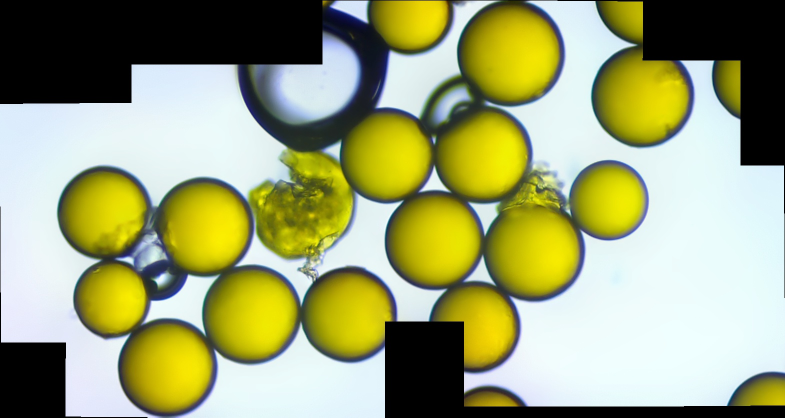
#> input picture test/resources/sampleMaps/map_10x.jpg, 1570 x 835 px, given in place of resultA.jpg, which was not available (shown at 1/2 size)
$ python mosaic.py
#> lines starting #> are read from the running program, lines starting #| are printed output that depends on the picture; pictures that were not available may be replaced by others from this repository, and a replacement may not be noted
### lib/counting.py
'''
MIT License

Copyright (c) 2018 LiamZ96

Permission is hereby granted, free of charge, to any person obtaining a copy
of this software and associated documentation files (the "Software"), to deal
in the Software without restriction, including without limitation the rights
to use, copy, modify, merge, publish, distribute, sublicense, and/or sell
copies of the Software, and to permit persons to whom the Software is
furnished to do so, subject to the following conditions:

The above copyright notice and this permission notice shall be included in all
copies or substantial portions of the Software.

THE SOFTWARE IS PROVIDED "AS IS", WITHOUT WARRANTY OF ANY KIND, EXPRESS OR
IMPLIED, INCLUDING BUT NOT LIMITED TO THE WARRANTIES OF MERCHANTABILITY,
FITNESS FOR A PARTICULAR PURPOSE AND NONINFRINGEMENT. IN NO EVENT SHALL THE
AUTHORS OR COPYRIGHT HOLDERS BE LIABLE FOR ANY CLAIM, DAMAGES OR OTHER
LIABILITY, WHETHER IN AN ACTION OF CONTRACT, TORT OR OTHERWISE, ARISING FROM,
OUT OF OR IN CONNECTION WITH THE SOFTWARE OR THE USE OR OTHER DEALINGS IN THE
SOFTWARE.
'''
#Requirements in this file: 3.1.7, 3.1.8, 3.1.9, 3.1.10, 3.2.4, 3.2.5, 3.3.1
#Authors: Jacob Wakefield, McKenna Gates

import cv2
import numpy as np
from matplotlib import pyplot as plt
import random
import math
import itertools
import csv
from enum import Enum
from os import listdir, path

"""
    Description: an enum class to handle the HoughCircle configuration values that are used in cv2.HoughCircles().
"""
class HoughConfig(Enum):

    # 4x magnification
    OBJX4 = { "dp": 1,"minDist": 40,"param1": 50,"param2": 55,"minRadius": 0,"maxRadius": 75 }

    # 10x magnification
    OBJX10 = { "dp": 1,"minDist": 60,"param1": 65,"param2": 68,"minRadius": 0,"maxRadius": 125 }

"""
    Description: a class to deal with counting microbeads in a stitched image.
"""
class Counting:


    def __init__(self,imagePath):
        self.imagePath = imagePath
        self.grayScaleMap = cv2.imread(imagePath,0) # create grayscale cv2 img
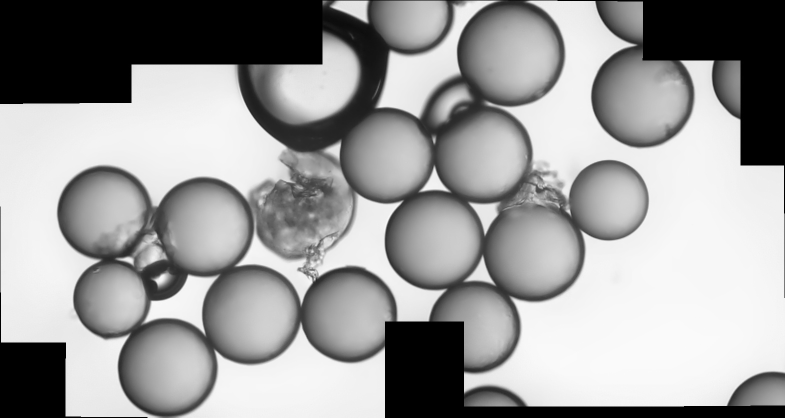
#> self.grayScaleMap: shape (835, 1570) (shown at 1/2 size); min 0, max 251, mean 155.5
        self.colorMap = cv2.imread(imagePath) # create color cv2 img
#> self.colorMap is the input picture: shape (835, 1570, 3); mean B, G, R 116.7, 162.3, 156.9
        self.colorBeads = []
        self.waterBeads = []

    """
        Description: a function that takes a map of images and counts the beads.
        @Param houghConfig - a HoughConfig object that contains the values for the HoughCircles() function
        @return an object containing information collected during the counting process.
    """
    def getColorBeads(self,houghConfig):
        houghConfig = houghConfig.value
        result = []

        img = self.grayScaleMap
        cimg = cv2.cvtColor(img,cv2.COLOR_GRAY2BGR)
        blur = cv2.GaussianBlur(img,(5,5),0)
        circles = cv2.HoughCircles(blur,cv2.HOUGH_GRADIENT,dp=houghConfig["dp"],minDist=houghConfig["minDist"],
                            param1=houghConfig["param1"],param2=houghConfig["param2"],minRadius=houghConfig["minRadius"],maxRadius=houghConfig["maxRadius"])
#> circles = [[225.5, 602.5, 74.4], [312.5, 537.5, 63.3], [1220.5, 395.5, 74.4]]

        circles = np.uint16(np.around(circles))
#> circles = [[226, 602, 74], [312, 538, 63], [1220, 396, 74]]
        for i in circles[0,:]:
            # i[0] is x coordinate, i[1] is y coordinate, i[2] is radius
            # draw the outer circle
            cv2.circle(cimg,(i[0],i[1]),i[2],(0,255,0),2)
            # draw the center of the circle
            cv2.circle(cimg,(i[0],i[1]),2,(0,0,255),3)

            color = self.getBrightestColor(i)
            if(color[1] == False): # if the bead is a water bead, leave it out.
                self.colorBeads.append(color)
                result.append(color)
            else:
                self.waterBeads.append(color)
#> this loop made 3 passes
#> (x in getBrightestColor, y in getBrightestColor, radius in getBrightestColor, tenPercent in getBrightestColor, color) on passes 1 to 3: (226, 602, 74, 1719, [[242.2, 230.2, 77.06], False, [226, 602, 74]]), (312, 538, 63, 1245, [[218.3, 227.7, 231.5], False, [312, 538, 63]]), (1220, 396, 74, 1719, [[237.3, 233.8, 121.1], False, [1220, 396, 74]])
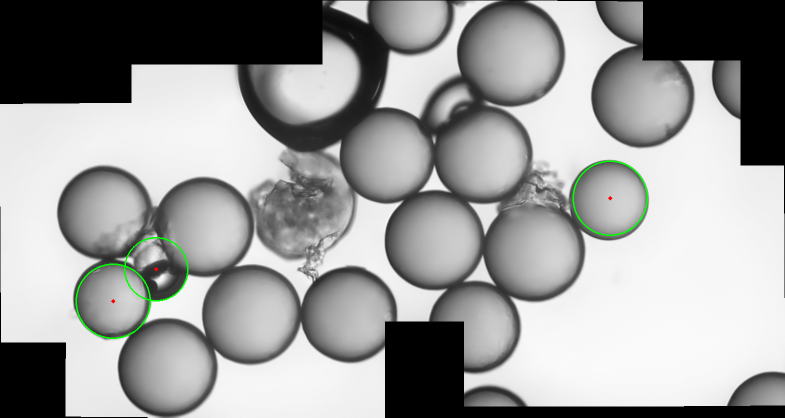
#> cimg: shape (835, 1570, 3) (shown at 1/2 size); mean B, G, R 155.1, 155.9, 155.1
#> after the loop, result = [[[242.2, 230.2, 77.06], False, [226, 602, 74]], [[218.3, 227.7, 231.5], False, [312, 538, 63]], [[237.3, 233.8, 121.1], False, [1220, 396, 74]]]; self.colorBeads has the same summary as result; self.waterBeads = []
        imagePath = '/'.join(self.imagePath.split('/')[:-2]) + '/results/'
        imagePath += 'result_image.jpg'#+ str(fileNum) +'.jpg'
        cv2.imwrite(imagePath, cimg)

        return result

    """
        Description: a function that takes a cicle's RGB values and returns if it is water or not
        @param RGB - tuple containing the average red, green, and blue values of a circle
        @return a boolean that will be True if the circle is water
    """
    def isWater(self, RGB):
        red = RGB[0]
        green = RGB[1]
        blue = RGB[2]
        isWater = False


        maxRGBValue = 230
        minRGBValue = 3

        if red >= maxRGBValue and green >= maxRGBValue and blue >= maxRGBValue:
            isWater = True
        if red <= minRGBValue and green <= minRGBValue and blue <= minRGBValue:
            isWater = True
        return isWater


    """
        Description: a function that takes an array representing a circle's[x-coord of center, y-coord of center, radius]
                    and returns a list containing tuple with the bead's average RGB values of the top 10% and boolean isWater
        @param circleInfo - array that contains a circle's x and y coordinates of the center and the radius of the circle
        @param imageMap - a map (image) of the microscope images in color.
        @return a list containing tuple with average RGB values of top 10% from bead, boolean isWater, and x,y,radius value of the bead.
    """
    def getBrightestColor(self, circleInfo):
        img = self.colorMap
        imgY = img.shape[0]
        imgX = img.shape[1]
        x = circleInfo[0]
        y = circleInfo[1]
        radius = circleInfo[2]
        reds, greens, blues = [], [], []

        points = self.getPointsInCircle(radius, x, y)
        colorsList = []
        coordinates = list(points)

        for xCoord, yCoord in coordinates:
            if (xCoord >= imgX) or (yCoord >= imgY):
                pass
            else:
                bgrValue = img[yCoord, xCoord]
                RGB = ( bgrValue[2], bgrValue[1], bgrValue[0] )
                colorsList.append(RGB)

        sortedByRed = sorted(colorsList, key=lambda tup: tup[0], reverse=True)
        sortedByGreen = sorted(colorsList, key=lambda tup: tup[1], reverse=True)
        sortedByBlue = sorted(colorsList, key=lambda tup: tup[2], reverse=True)

        # may need to be adjusted
        tenPercent = math.floor(0.10 * len(colorsList))

        for i in range(0, tenPercent):
            reds.append(sortedByRed[i][0])
            greens.append(sortedByGreen[i][1])
            blues.append(sortedByBlue[i][2])

        average = (round(np.mean(reds), 2), round(np.mean(greens), 2), round(np.mean(blues), 2))
        isWater = self.isWater(average)
        return [[average[0],average[1],average[2]], isWater, [circleInfo[0],circleInfo[1],circleInfo[2]]] #[[R,G,B], isWater, [x,y,radius]]


    """
        Description: a function that takes a bead's radius and x and y coordinates of the center and returns coordinates of every point in
                    the bead
        @param radius - radius of bead
        @param centerX - X coordinate of the center of bead
        @param centerY - Y coordinate of the center of bead
        @return a zip of the coordinates within a circle
    """
    def getPointsInCircle(self, radius, centerX, centerY):
        a = np.arange(radius + 1)
        for x, y in zip(*np.where(a[:, np.newaxis]**2 + a**2 <= radius**2)):
            # x and y given here were assuming that the center was at 0,0 therefore you must add the actual center coordinates to give accurate ones back
            yield from set((( centerX + x, centerY + y), (centerX + x, centerY -y), (centerX -x, centerY + y), (centerX -x, centerY -y),))

        """
        Description:
        @param
        @param
        @param
        @return
    """
    def getRatio(self, value):
        return '{:.{}f}'.format((value / 255), 4)

    # [46 lines left out: functions getLuminance, getHue, getSaturation, not called in this run]

    """
        Description:
        @param
        @param
        @param
        @return
    """
    # [39 lines left out: function makeBeadsCSV, not called in this run]

### mosaic.py
'''
MIT License

Copyright (c) 2018 LiamZ96

Permission is hereby granted, free of charge, to any person obtaining a copy
of this software and associated documentation files (the "Software"), to deal
in the Software without restriction, including without limitation the rights
to use, copy, modify, merge, publish, distribute, sublicense, and/or sell
copies of the Software, and to permit persons to whom the Software is
furnished to do so, subject to the following conditions:

The above copyright notice and this permission notice shall be included in all
copies or substantial portions of the Software.

THE SOFTWARE IS PROVIDED "AS IS", WITHOUT WARRANTY OF ANY KIND, EXPRESS OR
IMPLIED, INCLUDING BUT NOT LIMITED TO THE WARRANTIES OF MERCHANTABILITY,
FITNESS FOR A PARTICULAR PURPOSE AND NONINFRINGEMENT. IN NO EVENT SHALL THE
AUTHORS OR COPYRIGHT HOLDERS BE LIABLE FOR ANY CLAIM, DAMAGES OR OTHER
LIABILITY, WHETHER IN AN ACTION OF CONTRACT, TORT OR OTHERWISE, ARISING FROM,
OUT OF OR IN CONNECTION WITH THE SOFTWARE OR THE USE OR OTHER DEALINGS IN THE
SOFTWARE.
'''

'''Authors: Jacob Wakefield, Liam Zay, McKenna Gates'''

from lib.stitching import Stitching
from lib.counting import Counting, HoughConfig
from matplotlib import pyplot as plt

def printCircles(counter,circles):
    print("---------------------------------------------------------------------------")
    for i in circles:
        print(i)
    print("Number of valid color beads found: "+str(len(circles)))
    print("Number of water beads found: "+str(len(counter.waterBeads)))
    print("---------------------------------------------------------------------------")

def main():

    # 4x demo
    count = Counting("./Server/resources/uploads/2018-10-30T09-33-40/maps/resultA.jpg")
    circles = count.getColorBeads(HoughConfig.OBJX4)
#> circles has the same summary as result in getColorBeads
    printCircles(count,circles)
#> the loop in printCircles, `for i in circles:` made 3 passes
#> i on passes 1 to 3: [[242.2, 230.2, 77.06], False, [226, 602, 74]], [[218.3, 227.7, 231.5], False, [312, 538, 63]], [[237.3, 233.8, 121.1], False, [1220, 396, 74]]
#| [[242.2, 230.17, 77.06], False, [226, 602, 74]]
#| [[218.28, 227.67, 231.52], False, [312, 538, 63]]
#| [[237.31, 233.78, 121.07], False, [1220, 396, 74]]
#| Number of valid color beads found: 3
#| Number of water beads found: 0

    # 10x demo
    count = Counting("./test/resources/sampleMaps/bluemap.jpg")
#> call 2 of __init__, with imagePath = './test/resources/sampleMaps/bluemap.jpg'
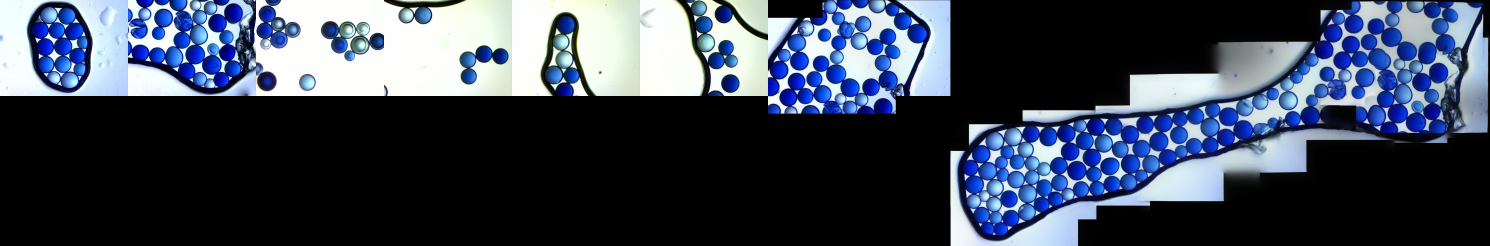
#> input picture test/resources/sampleMaps/bluemap.jpg, 7448 x 1230 px (shown at 1/5 size)
#> in __init__ (call 2), `self.grayScaleMap = cv2.imread(imagePath,0)`:
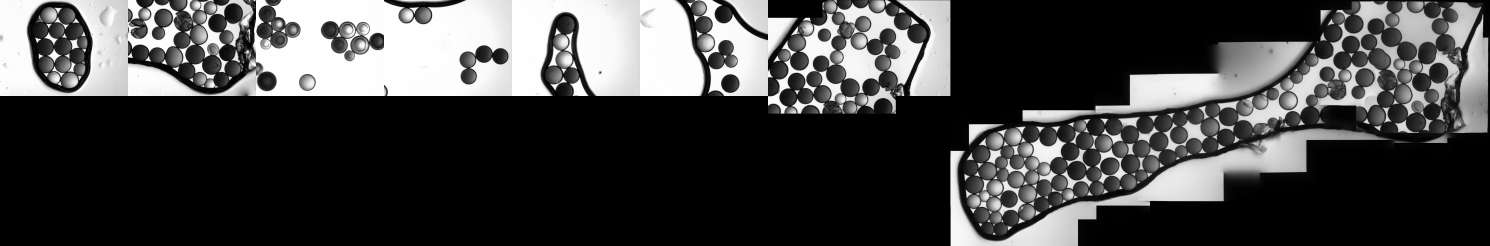
#> self.grayScaleMap: shape (1230, 7448) (shown at 1/5 size); min 0, max 255, mean 68.8
#> in __init__, self.colorMap is the input picture: shape (1230, 7448, 3); mean B, G, R 85.4, 69.5, 61
    circles = count.getColorBeads(HoughConfig.OBJX4)
#> in getColorBeads (call 2), `circles = cv2.HoughCircles(blur,cv2.HOUGH_GRADIENT,dp=houghConfig["dp"..`: circles = 209 rows, first 8: [3650.5, 417.5, 45.7], [6441.5, 503.5, 47.3], [2343.5, 381.5, 40.5], [975.5, 272.5, 48.9], [2501.5, 281.5, 40], [4414.5, 314.5, 41.3], [909.5, 200.5, 42.2], [2419.5, 269.5, 43]
#> in getColorBeads (call 2), `circles = np.uint16(np.around(circles))`: circles = 209 rows, first 8: [3650, 418, 46], [6442, 504, 47], [2344, 382, 40], [976, 272, 49], [2502, 282, 40], [4414, 314, 41], [910, 200, 42], [2420, 270, 43]
#> the loop in getColorBeads (call 2), `for i in circles[0,:]:` made 209 passes
#> (x in getBrightestColor, y in getBrightestColor, radius in getBrightestColor, tenPercent in getBrightestColor, color) on passes 1 to 3: (3650, 418, 46, 662, [[67.69, 101.5, 189.3], False, [3650, 418, 46]]), (6442, 504, 47, 692, [[176.2, 231.8, 235.9], False, [6442, 504, 47]]), (2344, 382, 40, 502, [[81.65, 136, 221.5], False, [2344, 382, 40]])
#> after the loop in getColorBeads (call 2), `for i in circles[0,:]:`:
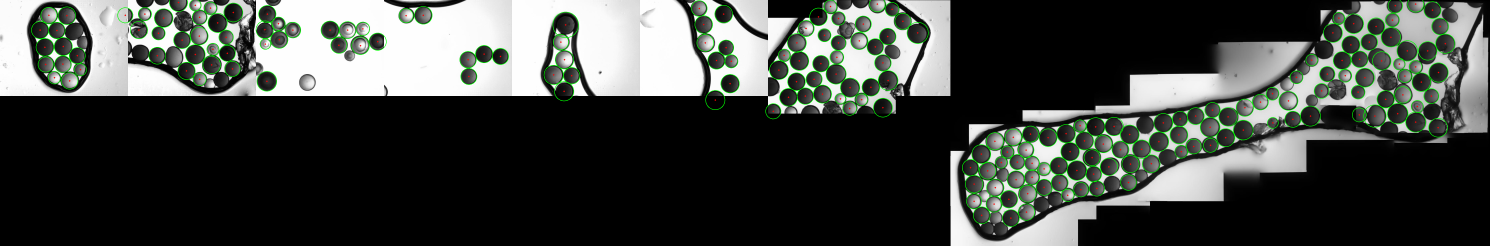
#> cimg: shape (1230, 7448, 3) (shown at 1/5 size); mean B, G, R 67.1, 71.4, 67.3
    printCircles(count,circles)
#> the loop in printCircles (call 2), `for i in circles:` made 203 passes
#> i on passes 1 to 3: [[67.69, 101.5, 189.3], False, [3650, 418, 46]], [[176.2, 231.8, 235.9], False, [6442, 504, 47]], [[81.65, 136, 221.5], False, [2344, 382, 40]]
#| [[67.69, 101.53, 189.3], False, [3650, 418, 46]]
#| [[176.24, 231.8, 235.87], False, [6442, 504, 47]]
#| [[81.65, 136.01, 221.5], False, [2344, 382, 40]]
#| [[29.82, 86.0, 254.16], False, [976, 272, 49]]
#| [[52.91, 93.68, 184.34], False, [2502, 282, 40]]
#| [[78.73, 148.61, 241.38], False, [4414, 314, 41]]
#| [[30.74, 91.79, 253.01], False, [910, 200, 42]]
#| [[40.13, 84.57, 191.13], False, [2420, 270, 43]]
#> (further printed lines are left out)

if __name__ == "__main__":
    main()
